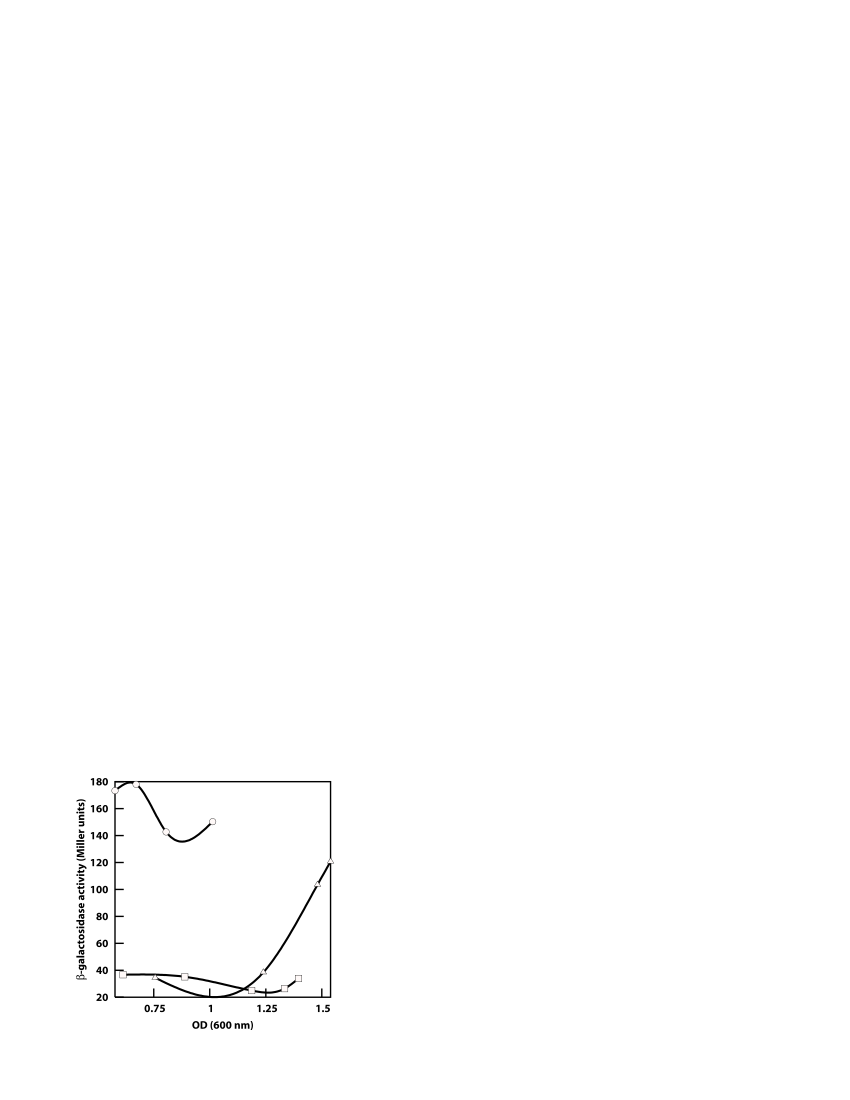

gnuplot code for this plot:
#!/gnuplot
#
#    
#    	G N U P L O T
#    	Version 3.8i patchlevel 0
#    	last modified Wed Feb 13 18:22:43 GMT 2002
#    	System: MS-Windows 32 bit 
#    
#    	Copyright(C) 1986 - 1993, 1999 - 2002
#    	Thomas Williams, Colin Kelley and many others
#    
#    	This is a pre-version of gnuplot 4.0. Please refer to the documentation
#    	for command syntax changes. The old syntax will be accepted throughout
#    	the 4.0 series, but all save files use the new syntax.
#    
#    	Type `help` to access the on-line reference manual
#    	The gnuplot FAQ is available from
#    		http://www.gnuplot.info/faq/
#    
#    	Send comments and requests for help to <info-gnuplot-beta@dartmouth.edu>
#    	Send bugs, suggestions and mods to <info-gnuplot-beta@dartmouth.edu>
#    
# set terminal postscript portrait enhanced monochrome blacktext \
   solid dashlength 1.0 linewidth 1.0 defaultplex \
   "Myriad-Bold" 8
# set output
unset clip points
set clip one
unset clip two
set bar 1.000000
set border 31 lt -1 lw 1.000
set xdata
set ydata
set zdata
set x2data
set y2data
set boxwidth
set style filling solid 1.000000
set dummy x,y
set format x "% g"
set format y "% g"
set format x2 "% g"
set format y2 "% g"
set format z "% g"
set angles radians
unset grid
set key title ""
unset key
unset label
unset arrow
unset style line
unset logscale
set offsets 0, 0, 0, 0
set pointsize 1
set encoding default
unset polar
unset parametric
unset decimalsign
set view 60, 30, 1, 1
set samples 100, 100
set isosamples 10, 10
set surface
unset contour
set clabel '%8.3g'
set mapping cartesian
unset hidden3d
set cntrparam order 4
set cntrparam linear
set cntrparam levels auto 5
set cntrparam points 5
set size ratio 1 0.4,0.4
set origin 0,0
set style data points
set style function lines
set xzeroaxis lt -2 lw 1.000
set yzeroaxis lt -2 lw 1.000
set x2zeroaxis lt -2 lw 1.000
set y2zeroaxis lt -2 lw 1.000
set tics in
set ticslevel 0.5
set ticscale 1 0.5
set mxtics default
set mytics default
set mztics default
set mx2tics default
set my2tics default
set mcbtics default
set xtics border nomirror norotate 0.000000,0.25,2.00000
set ytics border nomirror norotate autofreq 
set ztics border nomirror norotate autofreq 
set nox2tics
set noy2tics
set cbtics border mirror norotate autofreq 
set title "" 0.000000,0.000000  ""
set timestamp "" bottom norotate 0.000000,0.000000  ""
set rrange [ * : * ] noreverse nowriteback  # (currently [0.000000:10.0000] )
set trange [ * : * ] noreverse nowriteback  # (currently [-5.00000:5.00000] )
set urange [ * : * ] noreverse nowriteback  # (currently [-5.00000:5.00000] )
set vrange [ * : * ] noreverse nowriteback  # (currently [-5.00000:5.00000] )
set timefmt x "%d/%m/%y,%H:%M"
set timefmt y "%d/%m/%y,%H:%M"
set timefmt z "%d/%m/%y,%H:%M"
set timefmt x2 "%d/%m/%y,%H:%M"
set timefmt y2 "%d/%m/%y,%H:%M"
set timefmt cb "%d/%m/%y,%H:%M"
set xlabel "OD (600 nm)" 0.000000,0.000000  "Myriad-Bold"
set x2label "" 0.000000,0.000000  ""
set xrange [ * : * ] noreverse nowriteback  # (currently [-10.0000:10.0000] )
set x2range [ * : * ] noreverse nowriteback  # (currently [-10.0000:10.0000] )
set ylabel "{/Symbol b}-galactosidase activity (Miller units)" 1.000000,0.000000  "Myriad-Bold"
set y2label "" 0.000000,0.000000  ""
set yrange [ * : * ] noreverse nowriteback  # (currently [-10.0000:10.0000] )
set y2range [ * : * ] noreverse nowriteback  # (currently [-10.0000:10.0000] )
set zlabel "" 0.000000,0.000000  ""
set zrange [ * : * ] noreverse nowriteback  # (currently [-10.0000:10.0000] )
set cblabel "" 0.000000,0.000000  ""
set cbrange [ * : * ] noreverse nowriteback  # (currently [-10.0000:10.0000] )
set zero 1e-008
set lmargin -1
set bmargin -1
set rmargin -1
set tmargin -1
set locale "C"
set pm3d scansautomatic flush begin nohidden3d transparent implicit
unset pm3d
set palette color rgbformulae 7,5,15 positive nops_allcF maxcolors 0
set colorbox default
set colorbox vertical origin 0.9,0.2 size 0.1,0.63 bdefault
set loadpath 
plot "csid.txt" using 2:($2 > 0.5 ? $11 : 1/0)  smooth csplines lw 3, "csid.txt" using 2:($2 > .5 ? $11 : 1/0) with points ps 0.75 pt 70 lw 0.5, "csid.txt" using 3:($3 > .5? $12 :1/0) smooth csplines lw 3, "csid.txt" using 3:($3 >.5?$12 :1/0) with points ps 0.75 pt 71 lw .5, "csid.txt" using 4:($4 > .5?$13:1/0) smooth csplines lw 3, "csid.txt" using 4:($4 >.5?$13 :1/0) with points ps .75 pt 72 lw .5
#    EOF
